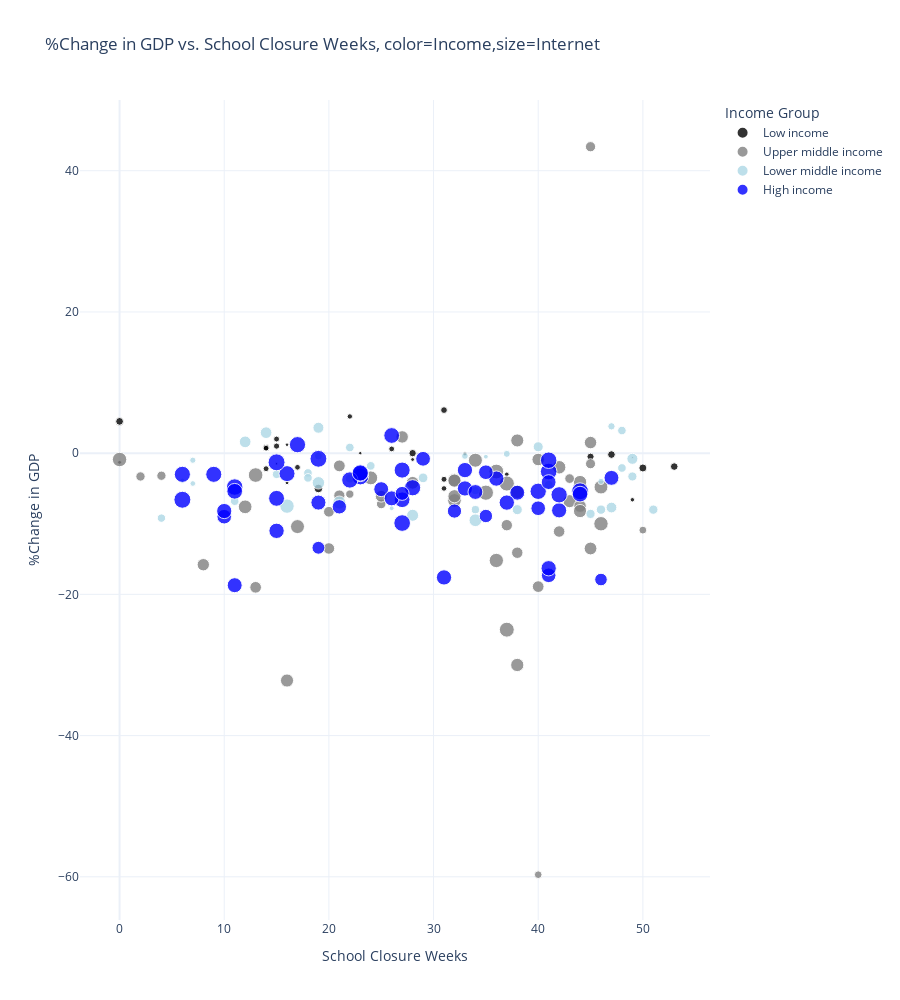

Notebook code cell kept with this figure:
### Code cell
fig2 = px.scatter(df3, x="closure", y="change",
                 size='internet',
                 color='Income Group',
                 color_discrete_sequence=['black','grey','lightblue','blue'],
                 opacity=0.8,
                 hover_name="Country",
                 labels={"closure": "School Closure Weeks",
                        "change":"%Change in GDP"},
                 title="%Change in GDP vs. School Closure Weeks, color=Income,size=Internet",
                 size_max=12,
                 width=900, height=1000,
                 template='plotly_white'
                )

# fig2.update_traces(marker=dict(size=12,
#                               line=dict(width=0.5,
#                                         color='black')),
#                   selector=dict(mode='markers'))


fig2.show()

### Figure 1 — Plotly figure (JSON) as saved in the notebook; plotly's stock layout.template omitted (floating-point values rounded to 4 significant figures)
{"data": [{"hovertemplate": "<b>%{hovertext}</b><br><br>Income Group=Low income<br>School Closure Weeks=%{x}<br>%Change in GDP=%{y}<br>internet=%{marker.size}<extra></extra>", "hovertext": ["Afghanistan", "Benin", "Burkina Faso", "Burundi", "Central African Republic", "Chad", "Democratic Republic of Congo", "Eritrea", "Ethiopia", "Gambia", "Guinea", "Guinea-Bissau", "Haiti", "Liberia", "Madagascar", "Malawi", "Mali", "Mozambique", "Nepal", "Niger", "Rwanda", "Sierra Leone", "Somalia", "South Sudan", "Tajikistan", "Togo", "Uganda", "Tanzania", "Yemen"], "legendgroup": "Low income", "marker": {"color": "black", "opacity": 0.8, "size": [10.6, 11.99, 13.96, 5.174, 4, 5, 6.21, 1.177, 15.37, 18.5, 9.8, 3.761, 12.23, 7.319, 4.714, 11.47, 11.11, 17.52, 19.69, 4.323, 20, 11.77, 1.88, 6.68, 20.47, 11.31, 21.88, 13, 24.58], "sizemode": "area", "sizeref": 0.6822, "symbol": "circle"}, "mode": "markers", "name": "Low income", "orientation": "v", "showlegend": true, "type": "scatter", "x": [31, 15, 14, 0, 23, 28, 33, 49, 31, 28, 22, 23, 31, 37, 16, 26, 17, 45, 53, 16, 47, 14, 15, 49, 0, 14, 50, 15, 19], "xaxis": "x", "y": [-5, 2, 0.8, -1.3, 0, -0.9, -0.1, -0.6, 6.1, 0, 5.2, -2.4, -3.7, -3, -4.2, 0.6, -2, -0.5, -1.9, 1.2, -0.2, -2.2, -1.5, -6.6, 4.5, 0.7, -2.1, 1, -5], "yaxis": "y"}, {"hovertemplate": "<b>%{hovertext}</b><br><br>Income Group=Upper middle income<br>School Closure Weeks=%{x}<br>%Change in GDP=%{y}<br>internet=%{marker.size}<extra></extra>", "hovertext": ["Albania", "Algeria", "Argentina", "Armenia", "Azerbaijan", "Belarus", "Belize", "Bosnia and Herzegovina", "Botswana", "Brazil", "Bulgaria", "China", "Colombia", "Costa Rica", "Dominica", "Dominican Republic", "Ecuador", "Equatorial Guinea", "Fiji", "Gabon", "Georgia", "Grenada", "Guatemala", "Guyana", "Iran", "Iraq", "Jamaica", "Jordan", "Kazakhstan", "Lebanon", "Libya", "Malaysia", "Maldives", "Marshall Islands", "Mauritius", "Mexico", "Montenegro", "Namibia", "Paraguay", "Peru", "Romania", "Russia", "Saint Lucia", "Saint Vincent and the Grenadines", "Samoa", "Serbia", "Sri Lanka", "Suriname", "Thailand", "Turkey", "Venezuela"], "legendgroup": "Upper middle income", "marker": {"color": "grey", "opacity": 0.8, "size": [66.36, 42.95, 70.97, 64.35, 78.2, 71.11, 44.58, 60.26, 39.36, 60.87, 59.83, 53.2, 58.14, 66.03, 67.03, 63.87, 54.06, 23.78, 46.51, 48.05, 59.26, 55.86, 34.51, 35.66, 53.23, 21.23, 44.37, 62.3, 74.59, 76.11, 20.27, 78.79, 59.09, 29.79, 52.19, 59.54, 69.88, 31.03, 53.4, 45.46, 59.5, 73.09, 46.73, 55.57, 29.41, 67.06, 32.05, 45.4, 47.5, 58.35, 60], "sizemode": "area", "sizeref": 0.6822, "symbol": "circle"}, "mode": "markers", "name": "Upper middle income", "orientation": "v", "showlegend": true, "type": "scatter", "x": [24, 21, 46, 12, 37, 0, 38, 38, 20, 44, 32, 27, 43, 46, 17, 32, 44, 22, 13, 21, 32, 45, 45, 45, 45, 50, 37, 42, 36, 37, 40, 35, 16, 2, 8, 44, 36, 25, 40, 42, 32, 13, 40, 28, 4, 34, 43, 20, 25, 38, 38], "xaxis": "x", "y": [-3.5, -6, -10, -7.6, -4.3, -0.9, -14.1, -5.5, -8.3, -4.1, -3.8, 2.3, -6.8, -4.8, -10.4, -6.7, -7.5, -5.8, -19, -1.8, -6.1, -13.5, -1.5, 43.4, 1.5, -10.9, -10.2, -2, -2.6, -25, -59.7, -5.6, -32.2, -3.3, -15.8, -8.2, -15.2, -7.2, -0.9, -11.1, -3.9, -3.1, -18.9, -4.2, -3.2, -1, -3.6, -13.5, -6.1, 1.8, -30], "yaxis": "y"}, {"hovertemplate": "<b>%{hovertext}</b><br><br>Income Group=Lower middle income<br>School Closure Weeks=%{x}<br>%Change in GDP=%{y}<br>internet=%{marker.size}<extra></extra>", "hovertext": ["Angola", "Bangladesh", "Bhutan", "Bolivia", "Cambodia", "Cameroon", "Comoros", "Congo", "Djibouti", "Egypt", "El Salvador", "Eswatini", "Ghana", "Honduras", "India", "Indonesia", "Kenya", "Kyrgyzstan", "Laos", "Lesotho", "Mauritania", "Mongolia", "Morocco", "Myanmar", "Nicaragua", "Nigeria", "Pakistan", "Papua New Guinea", "Philippines", "Moldova", "Senegal", "Solomon Islands", "Sudan", "Timor", "Tunisia", "Ukraine", "Uzbekistan", "Vanuatu", "Vietnam", "Zambia", "Zimbabwe"], "legendgroup": "Lower middle income", "marker": {"color": "lightblue", "opacity": 0.8, "size": [13, 18.25, 41.77, 39.7, 32.4, 25, 7.938, 8.122, 13.13, 41.25, 29.0, 28.57, 34.67, 30, 29.55, 25.45, 16.6, 34.5, 21.87, 27.36, 18, 22.27, 58.27, 25.07, 24.57, 25.67, 15.51, 9.602, 55.5, 71.0, 25.66, 11.0, 28, 25.25, 49.6, 53, 46.79, 24, 46.5, 25.51, 23.12], "sizemode": "area", "sizeref": 0.6822, "symbol": "circle"}, "mode": "markers", "name": "Lower middle income", "orientation": "v", "showlegend": true, "type": "scatter", "x": [46, 47, 49, 47, 29, 18, 35, 26, 7, 19, 45, 49, 40, 46, 51, 48, 37, 38, 19, 41, 23, 34, 21, 48, 15, 24, 33, 6, 34, 16, 22, 7, 22, 11, 28, 19, 12, 4, 14, 18, 34], "xaxis": "x", "y": [-4, 3.8, -0.8, -7.7, -3.5, -2.8, -0.5, -7.8, -1, 3.6, -8.6, -3.3, 0.9, -8, -8, -2.1, -0.1, -8, -0.4, -4.5, -2.2, -5.3, -7, 3.2, -3, -1.8, -0.4, -3.9, -9.5, -7.5, 0.8, -4.3, -3.6, -6.8, -8.8, -4.2, 1.6, -9.2, 2.9, -3.5, -8], "yaxis": "y"}, {"hovertemplate": "<b>%{hovertext}</b><br><br>Income Group=High income<br>School Closure Weeks=%{x}<br>%Change in GDP=%{y}<br>internet=%{marker.size}<extra></extra>", "hovertext": ["Antigua and Barbuda", "Australia", "Austria", "Bahamas", "Bahrain", "Barbados", "Belgium", "Brunei", "Canada", "Chile", "Croatia", "Cyprus", "Czechia", "Denmark", "Estonia", "Finland", "France", "Germany", "Greece", "Hungary", "Iceland", "Ireland", "Israel", "Italy", "Japan", "Kuwait", "Latvia", "Lithuania", "Luxembourg", "Malta", "Netherlands", "New Zealand", "Norway", "Oman", "Panama", "Poland", "Portugal", "Qatar", "South Korea", "Saint Kitts and Nevis", "Saudi Arabia", "Seychelles", "Singapore", "Slovakia", "Slovenia", "Spain", "Sweden", "Switzerland", "Trinidad and Tobago", "United Arab Emirates", "United Kingdom", "United States", "Uruguay"], "legendgroup": "High income", "marker": {"color": "blue", "opacity": 0.8, "size": [73, 88.24, 84.32, 80, 98.0, 79.55, 86.52, 90, 91.16, 83.56, 72.7, 75.9, 76.48, 96.97, 87.24, 87.7, 79.27, 89.65, 69.09, 79.26, 98.24, 85.01, 79.65, 61.32, 93.18, 78.37, 79.84, 74.38, 98.14, 77.29, 90.41, 88.47, 97.3, 76.85, 54, 73.3, 70.42, 94.29, 92.84, 76.82, 74.88, 56.51, 84.45, 80.48, 75.5, 80.56, 89.65, 89.13, 73.3, 90.6, 94.78, 76.18, 66.4], "sizemode": "area", "sizeref": 0.6822, "symbol": "circle"}, "mode": "markers", "name": "High income", "orientation": "v", "showlegend": true, "type": "scatter", "x": [41, 27, 27, 41, 44, 31, 15, 17, 40, 44, 10, 25, 38, 23, 16, 23, 10, 28, 32, 33, 6, 26, 33, 35, 11, 42, 36, 29, 15, 19, 22, 9, 19, 26, 46, 35, 21, 41, 41, 11, 41, 19, 11, 37, 34, 15, 23, 6, 40, 42, 27, 47, 27], "xaxis": "x", "y": [-17.3, -2.4, -6.6, -16.3, -5.4, -17.6, -6.4, 1.2, -5.4, -5.8, -9, -5.1, -5.6, -3.3, -2.9, -2.9, -8.2, -4.9, -8.2, -5, -6.6, 2.5, -2.4, -8.9, -4.8, -8.1, -3.6, -0.8, -1.3, -7, -3.8, -3, -0.8, -6.4, -17.9, -2.7, -7.6, -2.6, -1, -18.7, -4.1, -13.4, -5.4, -7, -5.5, -11, -2.8, -3, -7.8, -5.9, -9.9, -3.5, -5.7], "yaxis": "y"}], "layout": {"height": 1000, "legend": {"itemsizing": "constant", "title": {"text": "Income Group"}, "tracegroupgap": 0}, "title": {"text": "%Change in GDP vs. School Closure Weeks, color=Income,size=Internet"}, "width": 900, "xaxis": {"anchor": "y", "domain": [0, 1], "title": {"text": "School Closure Weeks"}}, "yaxis": {"anchor": "x", "domain": [0, 1], "title": {"text": "%Change in GDP"}}}}
